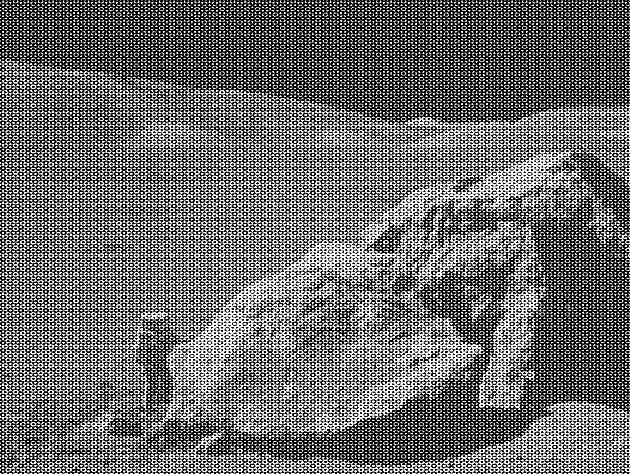
#> input picture assignment2/moonlanding.png, 630 x 474 px
$ python fft.py
#> lines starting #> are read from the running program, lines starting #| are printed output that depends on the picture
import argparse
import matplotlib.pyplot as plt
from matplotlib.colors import LogNorm
import cv2
import numpy as np
import os.path as osp
import time
from tqdm import tqdm


def parseInput():
    choice_helper = {
        1: "[1] (Default) for fast mode where ther image is converted into its FFT form and displayed",
        2: "[2] for denoising where the image is denoised by applying an FFT, truncating high frequencies and then displyed",
        3: "[3] for compressing and saving the image",
        4: "[4] for plotting the runtime graphs for the report"
    }
    denoise_helper = {
        1: "[1] (Default) remove low frequency",
        2: "[2] remove high frequency",
        3: "[3] threshold everything",
        4: "[4] threshold low frequency",
        5: "[5] threshold high frequency"
    }
    parser = argparse.ArgumentParser("fft.py")
    parser.add_argument("-m", type=int, default=1, choices=[1, 2, 3, 4], help='; '.join(choice_helper.values()))
    parser.add_argument("image", type=str, default="moonlanding.png", metavar="image.png", nargs="?",
                        help="(optional) filename of the image we wish to take the DFT of.")
    parser.add_argument("--denoise_ratio", type=float, default=0.1, help="(optional) denoising ratio")
    parser.add_argument("--compress_ratio", type=float, default=0.9, help="(optional) compressing ratio")
    parser.add_argument("--denoise_type", type=int, default=2, choices=[1, 2, 3, 4, 5],
                        help='; '.join(denoise_helper.values()))
    parser.add_argument("--denoise_cap", type=float, default=0.5, help="(optiona) thresholding for denoise")
    parser.add_argument("--compress_type", type=int, default=1, choices=[1, 2])
    parser.add_argument("--compress_cap", type=float, default=0.1, help="(optiona) thresholding for compress")
    parser.add_argument("--debug", action="store_false", help="run under debug mode")
    return parser.parse_args()


class FFTransformer:

    def __init__(self, config):
        self.mode = config.m
        self.image_name = config.image
        self.denosing_percentile = config.denoise_ratio
        self.compressing_percentile = config.compress_ratio
        self.debug = config.debug
        self.denosing_type = config.denoise_type
        self.denoise_cap = config.denoise_cap
        self.compress_type = config.compress_type
        self.compress_cap = config.compress_cap
        if not osp.exists(self.image_name):
            raise RuntimeError(
                "INVALID image input: {}. Please type python fft.py -h for help.".format(self.image_name))

    def to_string(self):
        return "Mode: {}, Image: {}".format(self.mode, self.image_name)

    def start(self):
        original_image = self.validify_img(cv2.imread(self.image_name, cv2.IMREAD_GRAYSCALE))
#> in validify_img, `r_row, r_col = np.power([2, 2], np.ceil(np.log2(img.shape))).astype(int)`: r_row = 512; r_col = 1024
#> in validify_img, `return cv2.resize(img, (r_col, r_row), interpolation=cv2.INTER_CUBIC)`:
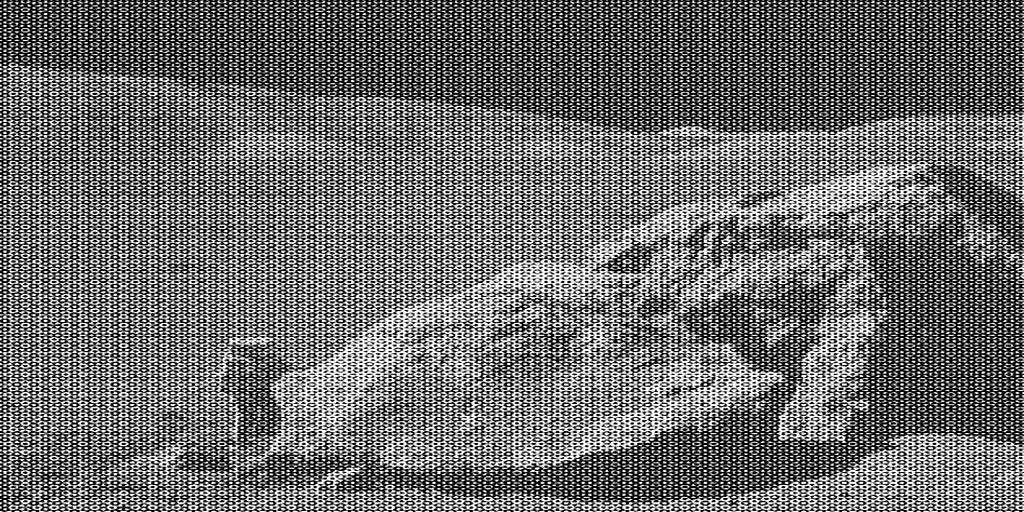
#> returned value: shape (512, 1024); min 0, max 255, mean 109.4

        # display original image
        plt.title("original")
        plt.imshow(original_image)
        plt.savefig("assignment2/pics/original_" + self.image_name, bbox_inches='tight')
        plt.close()

        if self.mode == 1:
            # mode 1
            fft_image = self.dft_fast2d(original_image)

            plt.title('self.fft')
            plt.imshow(np.abs(fft_image), norm=LogNorm())
            plt.savefig("assignment2/pics/self_fft_" + self.image_name, bbox_inches='tight')
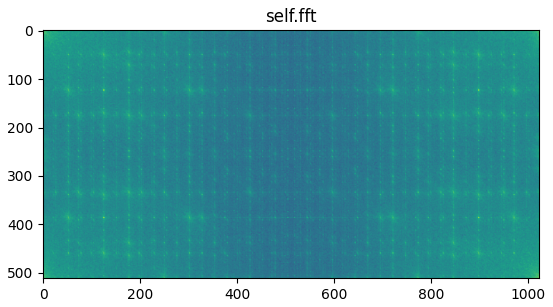
#> figure drawn by matplotlib, 1 panel
            plt.close()

            fft_image = np.fft.fft2(original_image)
            plt.title('np.fft')
            plt.imshow(np.abs(fft_image), norm=LogNorm())
            plt.savefig("assignment2/pics/np_fft_" + self.image_name, bbox_inches='tight')

        elif self.mode == 2:
            # mode 2
            self.denoise(original_image, percentile=self.denosing_percentile, type=self.denosing_type,
                         cap=self.denoise_cap)

        elif self.mode == 3:
            # mode 3
            self.compress(original_image, percentile=self.compressing_percentile)

        else:
            # mode 4
            e = 10 if self.debug else 14
            trial = 10 if self.debug else 10
            naive_time = list()
            fast_time = list()

            for p in range(5, e):
                size = 2 ** p
                print("##########################")
                print("Test data size: ({}, {})".format(size, size))
                print("##########################")
                temp_n_time = list()
                temp_f_time = list()
                for t in range(trial):
                    print("Trial: {}".format(t))

                    test_data = np.random.rand(size, size).astype(np.float32)

                    naive_start = time.time()
                    self.dft_naive2d(test_data)
                    n_time = time.time() - naive_start
                    print("Naive time: {}".format(n_time))
                    temp_n_time.append(n_time)

                    fast_start = time.time()
                    self.dft_fast2d(test_data)
                    f_time = time.time() - fast_start
                    print("Fast time: {}".format(f_time))
                    temp_f_time.append(f_time)

                naive_time.append(temp_n_time)
                fast_time.append(temp_f_time)

            naive_time = np.array(naive_time)
            fast_time = np.array(fast_time)

            naive_mean = naive_time.mean(axis=1)
            naive_std = naive_time.std(axis=1)*2

            fast_mean = fast_time.mean(axis=1)
            fast_std = fast_time.std(axis=1)*2

            power = np.arange(5, e)

            plt.errorbar(power, naive_mean, yerr=naive_std, label="naive")
            plt.errorbar(power, fast_mean, yerr=fast_std, label="fast")
            plt.xlabel("size of test data (power of 2)")
            plt.ylabel("runtime (second)")
            plt.xticks(power)
            plt.title("Runtime for navie FT against fast ft")
            plt.legend(loc='best')
            plt.savefig("assignment2/pics/runtime.png", bbox_inches='tight')
            plt.close()

    # [113 lines left out: functions compress, denoise, not called in this run]

    def dft_naive1d(self, signal):

        """
            Naive 1D FT

            :param signal: 1D Numpy array
            :return: signal after naive FT
        """

        length = signal.shape[0]
        n = np.arange(length)
        k = n.reshape((length, 1))
        factor = np.exp(-2j * np.pi * k * n / length).astype(np.complex64)
        return np.dot(factor, signal).astype(np.complex64)

    # [45 lines left out: functions dft_fast1d, dft_naive2d, not called in this run]

    def __dft_fast2d__(self, img, threshold=16):

        """
            2D Cooley-Tukey FFT

            :param img: 2D numpy array
            :param threshold: minimum split length
            :return: img after 2D Cooley-Tukey FFT
        """
        row, col = img.shape
        if col % 2:
            raise RuntimeError("column of image must be divisible by 2. current: {}".format(col))

        if col <= threshold:
            return np.array([self.dft_naive1d(img[r, :]) for r in range(row)])

        even = self.__dft_fast2d__(img[:, ::2])
        odd = self.__dft_fast2d__(img[:, 1::2])
        factor = np.array([np.exp(-2j * np.pi * np.arange(col) / col) for r in range(row)]).astype(np.complex64)
        return np.concatenate(
            (even + np.multiply(factor[:, :col // 2], odd),
             even + np.multiply(factor[:, col // 2:], odd)), axis=1)

    def dft_fast2d(self, img, threshold=16):
        """
            API for 2D FFT

            :param img: 2D numpy array
            :param threshold: threshold: minimum split length
            :return: img after FFT
        """
        return self.__dft_fast2d__(self.__dft_fast2d__(img, threshold).T, threshold).T

    # [94 lines left out: functions idft_naive1d, idft_fast1d, idft_naive2d, __idft_fast2d__, idft_fast2d, not called in this run]

    def validify_img(self, img):
        """
            Validify image to make it has a shape with power of 2

            :param img: 2D numpy array
            :return: 2D numpy array w/ shape of power of 2
        """
        r_row, r_col = np.power([2, 2], np.ceil(np.log2(img.shape))).astype(int)
        return cv2.resize(img, (r_col, r_row), interpolation=cv2.INTER_CUBIC)

    # [12 lines of commented-out code are left out]


if __name__ == '__main__':
    config = parseInput()  # Throwing exception for no reason
    try:
        fft = FFTransformer(config)
        fft.start()
    except RuntimeError:
        raise
        exit(0)
